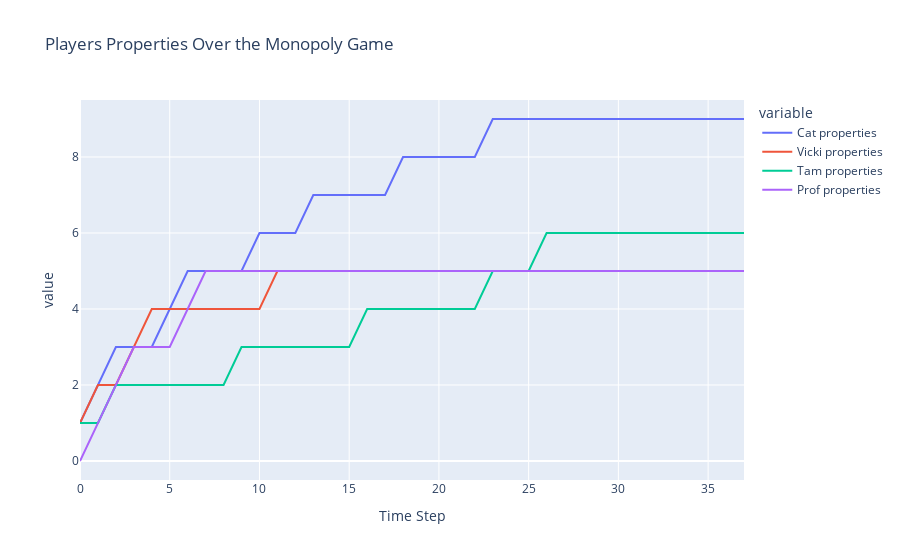

Here is the notebook cell this chart was saved with:
### Code cell
df = pd.DataFrame({'Time Step': range(len(properties[0])), 'Cat properties': properties[0], 'Vicki properties': properties[1], 
                   'Tam properties': properties[2], 'Prof properties': properties[3]})
fig = px.line(df, x='Time Step', y=['Cat properties', 'Vicki properties', 'Tam properties', 'Prof properties'], title='Players Properties Over the Monopoly Game')
fig.show()

### Figure 1 — Plotly figure (JSON) as saved in the notebook; plotly's stock layout.template omitted (floating-point values rounded to 4 significant figures)
{"data": [{"hovertemplate": "variable=Cat properties<br>Time Step=%{x}<br>value=%{y}<extra></extra>", "legendgroup": "Cat properties", "line": {"color": "#636efa", "dash": "solid"}, "marker": {"symbol": "circle"}, "mode": "lines", "name": "Cat properties", "orientation": "v", "showlegend": true, "type": "scatter", "x": [0, 1, 2, 3, 4, 5, 6, 7, 8, 9, 10, 11, 12, 13, 14, 15, 16, 17, 18, 19, 20, 21, 22, 23, 24, 25, 26, 27, 28, 29, 30, 31, 32, 33, 34, 35, 36, 37], "xaxis": "x", "y": [1, 2, 3, 3, 3, 4, 5, 5, 5, 5, 6, 6, 6, 7, 7, 7, 7, 7, 8, 8, 8, 8, 8, 9, 9, 9, 9, 9, 9, 9, 9, 9, 9, 9, 9, 9, 9, 9], "yaxis": "y"}, {"hovertemplate": "variable=Vicki properties<br>Time Step=%{x}<br>value=%{y}<extra></extra>", "legendgroup": "Vicki properties", "line": {"color": "#EF553B", "dash": "solid"}, "marker": {"symbol": "circle"}, "mode": "lines", "name": "Vicki properties", "orientation": "v", "showlegend": true, "type": "scatter", "x": [0, 1, 2, 3, 4, 5, 6, 7, 8, 9, 10, 11, 12, 13, 14, 15, 16, 17, 18, 19, 20, 21, 22, 23, 24, 25, 26, 27, 28, 29, 30, 31, 32, 33, 34, 35, 36, 37], "xaxis": "x", "y": [1, 2, 2, 3, 4, 4, 4, 4, 4, 4, 4, 5, 5, 5, 5, 5, 5, 5, 5, 5, 5, 5, 5, 5, 5, 5, 5, 5, 5, 5, 5, 5, 5, 5, 5, 5, 5, 5], "yaxis": "y"}, {"hovertemplate": "variable=Tam properties<br>Time Step=%{x}<br>value=%{y}<extra></extra>", "legendgroup": "Tam properties", "line": {"color": "#00cc96", "dash": "solid"}, "marker": {"symbol": "circle"}, "mode": "lines", "name": "Tam properties", "orientation": "v", "showlegend": true, "type": "scatter", "x": [0, 1, 2, 3, 4, 5, 6, 7, 8, 9, 10, 11, 12, 13, 14, 15, 16, 17, 18, 19, 20, 21, 22, 23, 24, 25, 26, 27, 28, 29, 30, 31, 32, 33, 34, 35, 36, 37], "xaxis": "x", "y": [1, 1, 2, 2, 2, 2, 2, 2, 2, 3, 3, 3, 3, 3, 3, 3, 4, 4, 4, 4, 4, 4, 4, 5, 5, 5, 6, 6, 6, 6, 6, 6, 6, 6, 6, 6, 6, 6], "yaxis": "y"}, {"hovertemplate": "variable=Prof properties<br>Time Step=%{x}<br>value=%{y}<extra></extra>", "legendgroup": "Prof properties", "line": {"color": "#ab63fa", "dash": "solid"}, "marker": {"symbol": "circle"}, "mode": "lines", "name": "Prof properties", "orientation": "v", "showlegend": true, "type": "scatter", "x": [0, 1, 2, 3, 4, 5, 6, 7, 8, 9, 10, 11, 12, 13, 14, 15, 16, 17, 18, 19, 20, 21, 22, 23, 24, 25, 26, 27, 28, 29, 30, 31, 32, 33, 34, 35, 36, 37], "xaxis": "x", "y": [0, 1, 2, 3, 3, 3, 4, 5, 5, 5, 5, 5, 5, 5, 5, 5, 5, 5, 5, 5, 5, 5, 5, 5, 5, 5, 5, 5, 5, 5, 5, 5, 5, 5, 5, 5, 5, 5], "yaxis": "y"}], "layout": {"legend": {"title": {"text": "variable"}, "tracegroupgap": 0}, "title": {"text": "Players Properties Over the Monopoly Game"}, "xaxis": {"anchor": "y", "domain": [0, 1], "title": {"text": "Time Step"}}, "yaxis": {"anchor": "x", "domain": [0, 1], "title": {"text": "value"}}}}
